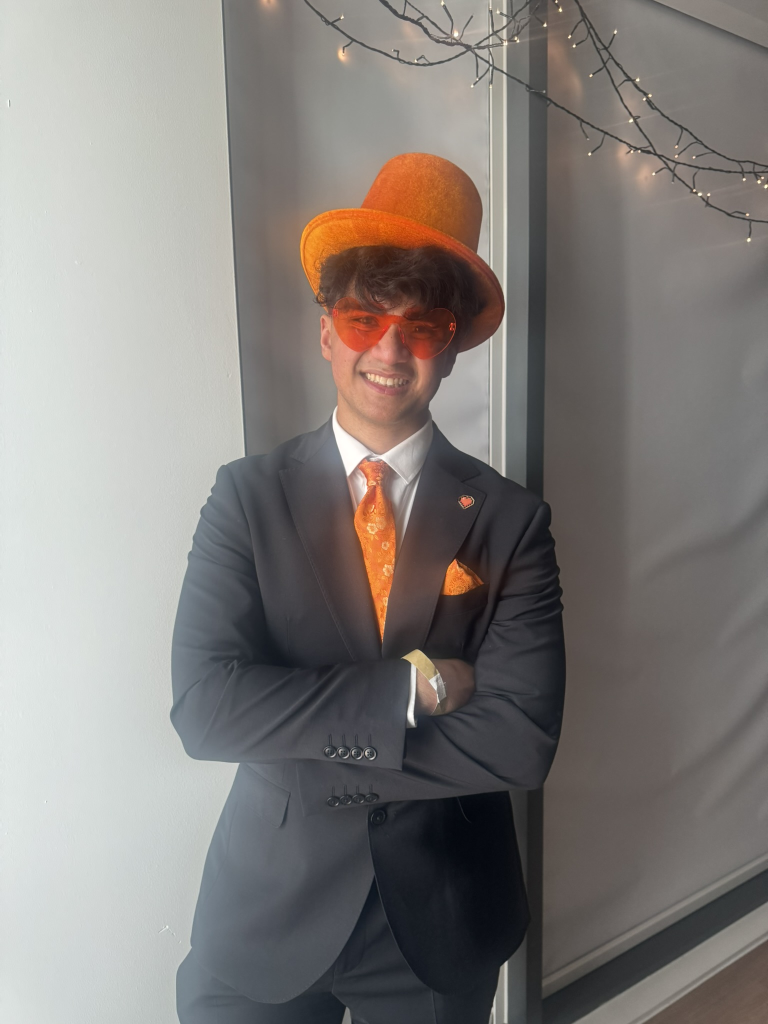
#> input picture assets/photos/IMG_0710.JPEG, 1536 x 2048 px, found by its file name (shown at 1/2 size)
$ python prepare-photos.py
#> lines starting #> are read from the running program, lines starting #| are printed output that depends on the picture
"""Create small, orientation-correct website copies; never change the originals."""
from pathlib import Path
from PIL import Image, ImageOps

ROOT = Path(__file__).resolve().parents[1]
NAMES = ['IMG_0710.JPEG', '8a8ac8f3-df0e-4162-ba3c-97312df76f27.JPEG',
         'IMG_1544.JPEG', 'IMG_1510.JPEG', 'IMG_1276.JPEG', 'IMG_1187.JPEG',
         'IMG_1796.JPEG', 'IMG_1808.JPEG', 'IMG_1031.JPEG', 'IMG_1587.JPEG',
         'IMG_1582.JPEG', 'IMG_1657.JPEG', 'IMG_1628.JPEG', 'IMG_1396.PNG']
NAMES += ['aa4b3511-9190-45ef-b35b-b3c6972f94e5.JPEG', 'IMG_1912.JPEG',
          'IMG_1922.JPEG', 'IMG_1392.JPEG', 'IMG_1189.JPEG', 'IMG_0883.JPEG',
          'IMG_0888.JPEG', 'IMG_1598.JPEG']

if __name__ == '__main__':
    import sys
    source = Path(sys.argv[1]) if len(sys.argv) > 1 else Path('S:/Downloads')
    destination = ROOT / 'assets/photos'
    destination.mkdir(exist_ok=True)
    names = sys.argv[2:] or NAMES
    for name in names:
        with Image.open(source / name) as original:
#> original is the input picture: PIL image 1536x2048 RGB; mean R, G, B 131.3, 126.8, 123.6
            photo = ImageOps.exif_transpose(original).convert('RGB')
            photo.thumbnail((1000, 1000))
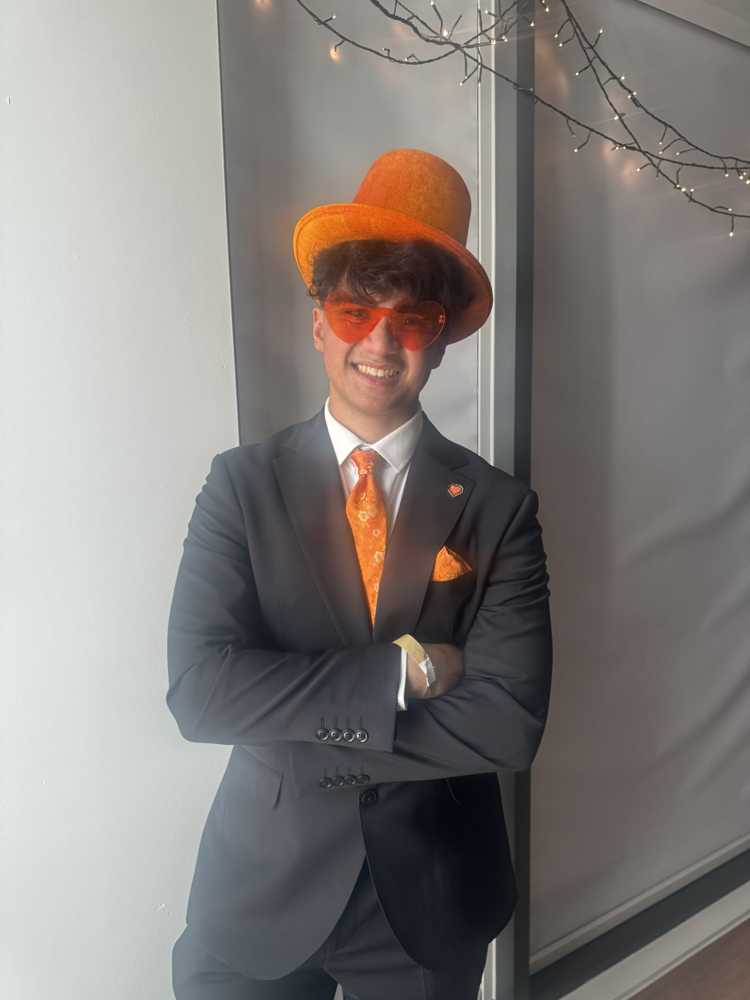
#> photo: PIL image 750x1000 RGB; mean R, G, B 131.3, 126.8, 123.6
            photo.save(destination / (Path(name).stem + '.webp'), quality=84, method=6)
#> pass 2 of the loop `for name in names:`:
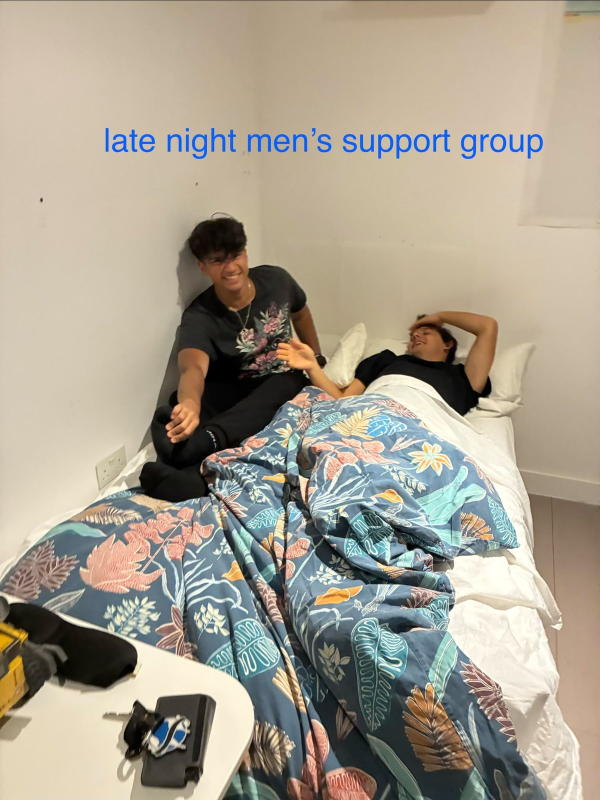
#> input picture assets/moments/8a8ac8f3-df0e-4162-ba3c-97312df76f27.jpg, 1200 x 1600 px, given in place of 8a8ac8f3-df0e-4162-ba3c-97312df76f27.JPEG, which was not available (shown at 1/2 size)
#> original is the input picture: PIL image 1200x1600 RGB; mean R, G, B 167.3, 159.2, 143.5
#> `photo.thumbnail((1000, 1000))`:
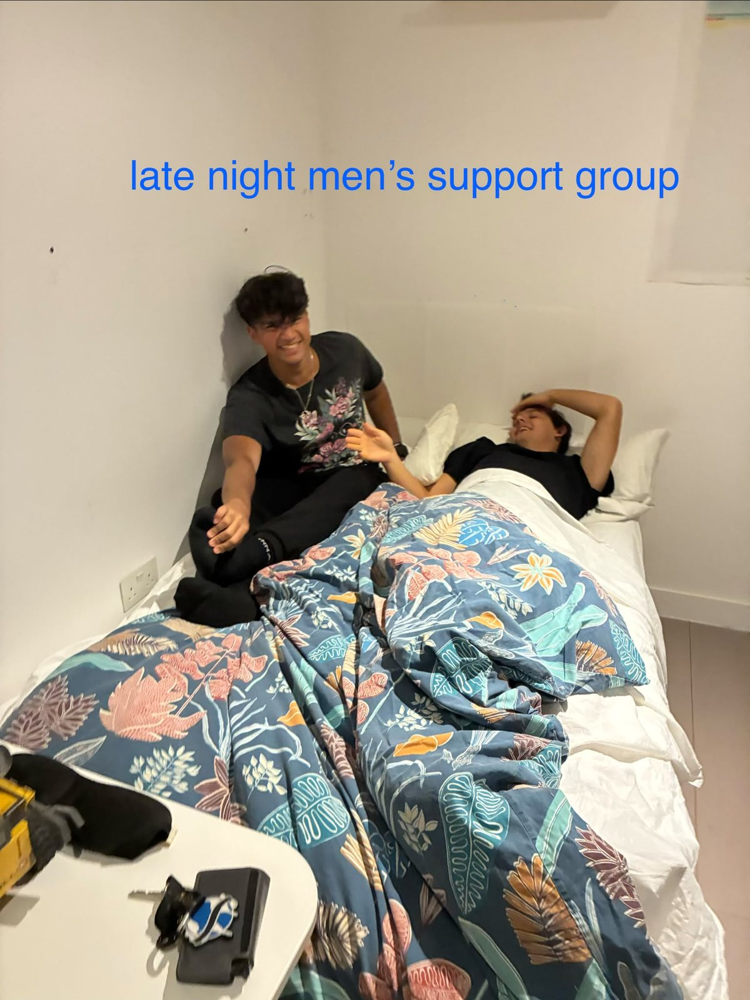
#> photo: PIL image 750x1000 RGB; mean R, G, B 167.3, 159.2, 143.5
#> pass 3 of the loop `for name in names:`:
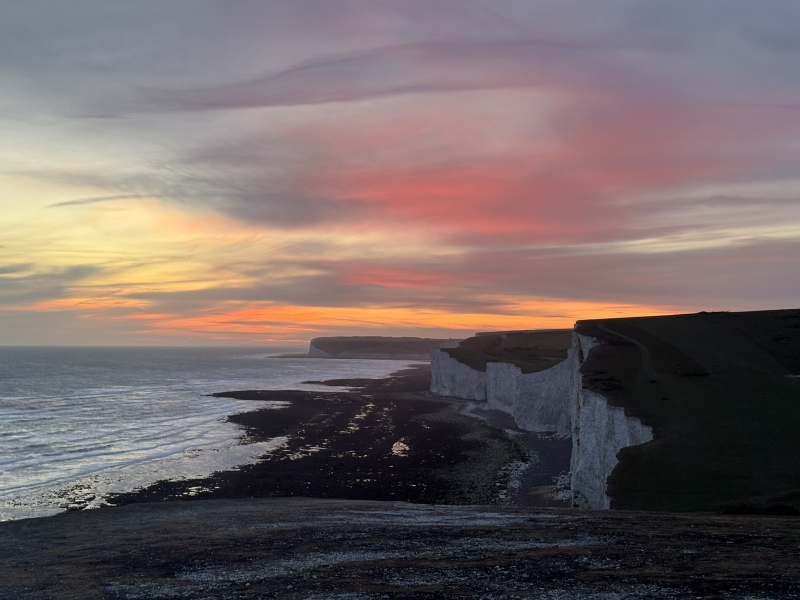
#> input picture assets/moments/img_1544.jpg, 1600 x 1200 px, given in place of IMG_1544.JPEG, which was not available (shown at 1/2 size)
#> original is the input picture: PIL image 1600x1200 RGB; mean R, G, B 114.7, 101.9, 101.9
#> `photo.thumbnail((1000, 1000))`:
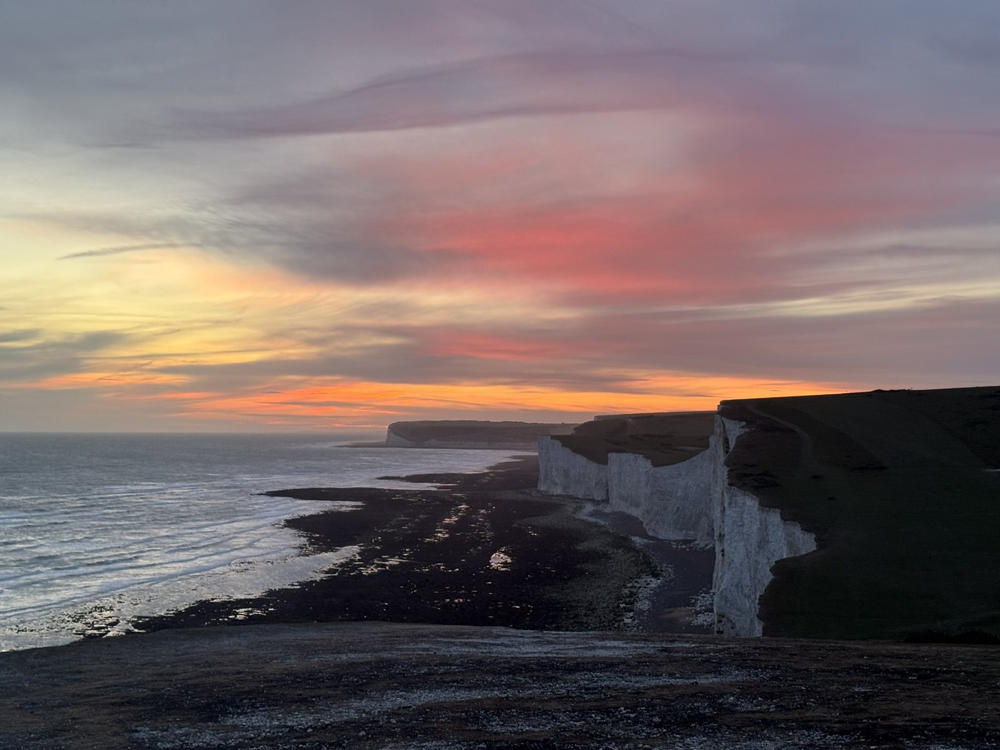
#> photo: PIL image 1000x750 RGB; mean R, G, B 114.7, 101.9, 101.9
#> (the run stopped early here; a loop or call above may not have finished)
